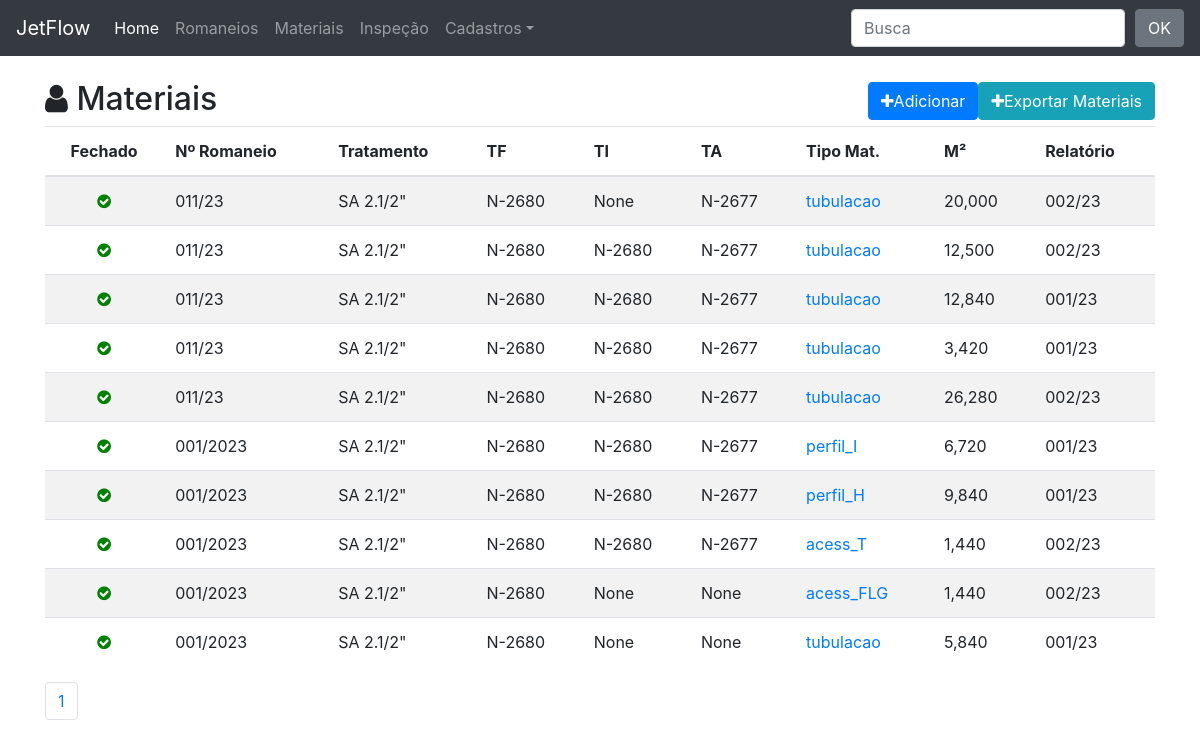
Page /material/ on the committed database.
### material/models.py (models this page shows, shortened)
class Material(TimeStampedModel):
    concluido =  models.BooleanField(default=False)
    n_romaneio = models.ForeignKey(Romaneio, on_delete=models.CASCADE, related_name='romaneios')
    jato = models.ForeignKey(Tratamento, on_delete=models.CASCADE, blank=True, null=True)
    tf = models.ForeignKey(TintaFundo, on_delete=models.CASCADE, blank=True, null=True)
    ti = models.ForeignKey(TintaIntermediaria, on_delete=models.CASCADE, blank=True, null=True)
    ta = models.ForeignKey(TintaAcabamento, on_delete=models.CASCADE, blank=True, null=True)
    cor = models.CharField(max_length=15, blank=True, null=True)
    material = models.CharField(max_length=15, choices=MATERIAIS)
    descricao = models.CharField('Descrição',max_length=30, blank=True, null=True)
    polegada = models.CharField('Pol', max_length=4, blank=True, null=True)
    m_quantidade = models.DecimalField('M/QTD', max_digits=7, decimal_places=2, blank=True, null=True)
    m2 = models.DecimalField('M²', max_digits=7, decimal_places=3)
    raio = models.DecimalField('raio', max_digits=7, decimal_places=2, blank=True, null=True)
    largura = models.DecimalField('largura', max_digits=7, decimal_places=2, blank=True, null=True)
    altura = models.DecimalField('altura', max_digits=7, decimal_places=2, blank=True, null=True)
    comprimento = models.DecimalField('comprimento/lados', max_digits=7, decimal_places=2, blank=True, null=True)
    lados = models.DecimalField('QTD', max_digits=7, decimal_places=2, blank=True, null=True)
    relatorio = models.CharField(max_length=20, blank=True, null=True)
    class Meta:
        ordering = ('-created',)
    def get_absolute_url(self):
        return reverse_lazy('material:material_detail', kwargs={'pk': self.pk})

class Tratamento(models.Model):
    tratamento = models.CharField(max_length=30, unique=True)
    class Meta:
        ordering = ('tratamento',)
    def __str__(self):
        return self.tratamento

class TintaFundo(models.Model):
    tinta_fundo = models.CharField(max_length=30, unique=True)
    class Meta:
        ordering = ('tinta_fundo',)
    def __str__(self):
        return self.tinta_fundo

class TintaAcabamento(models.Model):
    tinta_acabamento = models.CharField(max_length=30, unique=True)
    class Meta:
        ordering = ('tinta_acabamento',)
    def __str__(self):
        return self.tinta_acabamento

class TintaIntermediaria(models.Model):
    tinta_intermediaria = models.CharField(max_length=30, unique=True)
    class Meta:
        ordering = ('tinta_intermediaria',)
    def __str__(self):
        return self.tinta_intermediaria

### romaneio/models.py (models this page shows, shortened)
class Romaneio(models.Model):
    funcionario = models.ForeignKey(User, on_delete=models.CASCADE)
    entrada = models.DateField(verbose_name='Data de Entrada')
    nf = models.CharField('NF',max_length=15, blank=True, null=True)
    romaneio = models.CharField(max_length=15, unique=True)
    documento = models.CharField('documento referência', max_length=20, blank=True, null=True)
    obs = models.CharField('Obs',blank=True, null=True, max_length=40)
    area = models.ForeignKey(Area, on_delete=models.CASCADE)
    solicitante = models.ForeignKey(Solicitante, on_delete=models.CASCADE)
    class Meta:
        ordering = ('romaneio',)
    def __str__(self):
        return self.romaneio

### material/views.py (the view)
# urls.py: path('material/', v.MaterialList.as_view(), name='material_list'),
class MaterialList(ListView):
    model = Material
    template_name = 'material_list.html'
    paginate_by = 20
    context_object_name = 'objects_list'
    def get_queryset(self):
        queryset = super(MaterialList, self).get_queryset()
        search = self.request.GET.get('search')
        if search:
            queryset = queryset.filter(
                Q(n_romaneio__romaneio__icontains=search) |
                Q(material__icontains=search)
            )
        return queryset

### material/templates/material_list.html
{% extends "base.html" %}
{% block content %}
    <div class="page-header">
        <h2><i class="fa fa-user"></i> Materiais
            <span class="pull-right">
                <div style="display: flex;">
                <a href="{% url 'material:material_add' %}">
                    <button type="button" class="btn btn-primary">
                        <span class="fa fa-plus"></span>Adicionar
                    </button>
                </a>
                <a href="{% url 'material:export_xlsx_func_material' %}">
                    <button type="button" class="btn btn-info">
                        <span class="fa fa-plus"></span>Exportar Materiais
                    </button>
                </a>
                </div>
            </span>
        </h2>
        {% if objects_list %}
        <table class="table table-striped">
            <thead>
                <tr>
                    <th class="text-center">Fechado</th>
                    <th>Nº Romaneio</th>
                    <th>Tratamento</th>
                    <th>TF</th>
                    <th>TI</th>
                    <th>TA</th>
                    <th>Tipo Mat.</th>
                    <th>M²</th>
                    <th>Relatório</th>
                </tr>
            </thead>
            <tbody>
                {% for object in objects_list %}
                <tr>
                    <td class="text-center">
                        {% if object.concluido %}
                          <i class="fa fa-check-circle ok"></i>
                        {% else %}
                          <i class="fa fa-minus-circle no"></i>
                        {% endif %}
                    </td>
                    <td>{{ object.n_romaneio }}</td>
                    <td>{{ object.jato }}</td>
                    <td>{{ object.tf }}</td>
                    <td>{{ object.ti }}</td>
                    <td>{{ object.ta}}</td>
                    <td><a href="{{ object.get_absolute_url }}">{{ object.material }}</a></td>
                    <td>{{ object.m2 }}</td>
                    <td>{{ object.relatorio }}</td>
                </tr>
                {% endfor %}
            </tbody>
        </table>
        {% else %}
        <p class="alert alert-warning">Sem Itens na Lista </p>
        {% endif %}
    </div>
    {% include "includes/pagination.html" %}
{% endblock content %}

### core/static/css/style.css (style rules this page uses)
body { margin-top: 80px; }
.ok { color: green; }

### rows in the picture
Material: concluido True (drawn), n_romaneio "011/23", jato "SA 2.1/2\"", tf "N-2680", ti "None", ta "N-2677", material "tubulacao", m2 "20,000", relatorio "002/23"
Material: concluido True (drawn), n_romaneio "011/23", jato "SA 2.1/2\"", tf "N-2680", ti "N-2680", ta "N-2677", material "tubulacao", m2 "12,500", relatorio "002/23"
Material: concluido True (drawn), n_romaneio "011/23", jato "SA 2.1/2\"", tf "N-2680", ti "N-2680", ta "N-2677", material "tubulacao", m2 "12,840", relatorio "001/23"
Material: concluido True (drawn), n_romaneio "011/23", jato "SA 2.1/2\"", tf "N-2680", ti "N-2680", ta "N-2677", material "tubulacao", m2 "3,420", relatorio "001/23"
Material: concluido True (drawn), n_romaneio "011/23", jato "SA 2.1/2\"", tf "N-2680", ti "N-2680", ta "N-2677", material "tubulacao", m2 "26,280", relatorio "002/23"
Material: concluido True (drawn), n_romaneio "001/2023", jato "SA 2.1/2\"", tf "N-2680", ti "N-2680", ta "N-2677", material "perfil_I", m2 "6,720", relatorio "001/23"
Material: concluido True (drawn), n_romaneio "001/2023", jato "SA 2.1/2\"", tf "N-2680", ti "N-2680", ta "N-2677", material "perfil_H", m2 "9,840", relatorio "001/23"
Material: concluido True (drawn), n_romaneio "001/2023", jato "SA 2.1/2\"", tf "N-2680", ti "N-2680", ta "N-2677", material "acess_T", m2 "1,440", relatorio "002/23"
Material: concluido True (drawn), n_romaneio "001/2023", jato "SA 2.1/2\"", tf "N-2680", ti "None", ta "None", material "acess_FLG", m2 "1,440", relatorio "002/23"
Material: concluido True (drawn), n_romaneio "001/2023", jato "SA 2.1/2\"", tf "N-2680", ti "None", ta "None", material "tubulacao", m2 "5,840", relatorio "001/23"

### other values in the picture
{{ pg }} "1"
